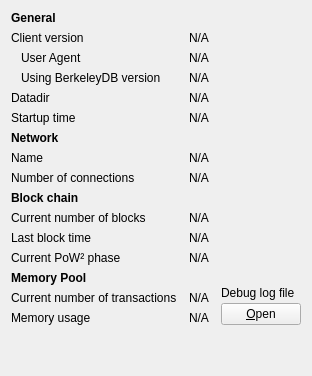
     <widget class="QWidget" name="tab_info">
      <attribute name="title">
       <string>&amp;Information</string>
      </attribute>
      <layout class="QGridLayout" name="gridLayout" columnstretch="0,1,0">
       <property name="horizontalSpacing">
        <number>12</number>
       </property>
       <item row="0" column="0">
        <widget class="QLabel" name="label_9">
         <property name="font">
          <font>
           <weight>75</weight>
           <bold>true</bold>
          </font>
         </property>
         <property name="text">
          <string>General</string>
         </property>
        </widget>
       </item>
       <item row="1" column="0">
        <widget class="QLabel" name="label_6">
         <property name="text">
          <string>Client version</string>
         </property>
        </widget>
       </item>
       <item row="1" column="1" colspan="2">
        <widget class="QLabel" name="clientVersion">
         <property name="cursor">
          <cursorShape>IBeamCursor</cursorShape>
         </property>
         <property name="text">
          <string>N/A</string>
         </property>
         <property name="textFormat">
          <enum>Qt::PlainText</enum>
         </property>
         <property name="textInteractionFlags">
          <set>Qt::LinksAccessibleByMouse|Qt::TextSelectableByKeyboard|Qt::TextSelectableByMouse</set>
         </property>
        </widget>
       </item>
       <item row="2" column="0">
        <widget class="QLabel" name="labelClientUserAgent">
         <property name="text">
          <string>User Agent</string>
         </property>
         <property name="indent">
          <number>10</number>
         </property>
        </widget>
       </item>
       <item row="2" column="1" colspan="2">
        <widget class="QLabel" name="clientUserAgent">
         <property name="cursor">
          <cursorShape>IBeamCursor</cursorShape>
         </property>
         <property name="text">
          <string>N/A</string>
         </property>
         <property name="textFormat">
          <enum>Qt::PlainText</enum>
         </property>
         <property name="textInteractionFlags">
          <set>Qt::LinksAccessibleByMouse|Qt::TextSelectableByKeyboard|Qt::TextSelectableByMouse</set>
         </property>
        </widget>
       </item>
       <item row="3" column="0">
        <widget class="QLabel" name="label_berkeleyDBVersion">
         <property name="text">
          <string>Using BerkeleyDB version</string>
         </property>
         <property name="indent">
          <number>10</number>
         </property>
        </widget>
       </item>
       <item row="3" column="1" colspan="2">
        <widget class="QLabel" name="berkeleyDBVersion">
         <property name="cursor">
          <cursorShape>IBeamCursor</cursorShape>
         </property>
         <property name="text">
          <string>N/A</string>
         </property>
         <property name="textFormat">
          <enum>Qt::PlainText</enum>
         </property>
         <property name="textInteractionFlags">
          <set>Qt::LinksAccessibleByMouse|Qt::TextSelectableByKeyboard|Qt::TextSelectableByMouse</set>
         </property>
        </widget>
       </item>
       <item row="4" column="0">
        <widget class="QLabel" name="label_12">
         <property name="text">
          <string>Datadir</string>
         </property>
        </widget>
       </item>
       <item row="4" column="1" colspan="2">
        <widget class="QLabel" name="dataDir">
         <property name="cursor">
          <cursorShape>IBeamCursor</cursorShape>
         </property>
         <property name="text">
          <string>N/A</string>
         </property>
         <property name="textFormat">
          <enum>Qt::PlainText</enum>
         </property>
         <property name="wordWrap">
          <bool>true</bool>
         </property>
         <property name="textInteractionFlags">
          <set>Qt::LinksAccessibleByMouse|Qt::TextSelectableByKeyboard|Qt::TextSelectableByMouse</set>
         </property>
        </widget>
       </item>
       <item row="5" column="0">
        <widget class="QLabel" name="label_13">
         <property name="text">
          <string>Startup time</string>
         </property>
        </widget>
       </item>
       <item row="5" column="1" colspan="2">
        <widget class="QLabel" name="startupTime">
         <property name="cursor">
          <cursorShape>IBeamCursor</cursorShape>
         </property>
         <property name="text">
          <string>N/A</string>
         </property>
         <property name="textFormat">
          <enum>Qt::PlainText</enum>
         </property>
         <property name="textInteractionFlags">
          <set>Qt::LinksAccessibleByMouse|Qt::TextSelectableByKeyboard|Qt::TextSelectableByMouse</set>
         </property>
        </widget>
       </item>
       <item row="6" column="0">
        <widget class="QLabel" name="labelNetwork">
         <property name="font">
          <font>
           <weight>75</weight>
           <bold>true</bold>
          </font>
         </property>
         <property name="text">
          <string>Network</string>
         </property>
        </widget>
       </item>
       <item row="7" column="0">
        <widget class="QLabel" name="label_8">
         <property name="text">
          <string>Name</string>
         </property>
        </widget>
       </item>
       <item row="7" column="1" colspan="2">
        <widget class="QLabel" name="networkName">
         <property name="cursor">
          <cursorShape>IBeamCursor</cursorShape>
         </property>
         <property name="text">
          <string>N/A</string>
         </property>
         <property name="textFormat">
          <enum>Qt::PlainText</enum>
         </property>
         <property name="textInteractionFlags">
          <set>Qt::LinksAccessibleByMouse|Qt::TextSelectableByKeyboard|Qt::TextSelectableByMouse</set>
         </property>
        </widget>
       </item>
       <item row="8" column="0">
        <widget class="QLabel" name="label_7">
         <property name="text">
          <string>Number of connections</string>
         </property>
        </widget>
       </item>
       <item row="8" column="1" colspan="2">
        <widget class="QLabel" name="numberOfConnections">
         <property name="cursor">
          <cursorShape>IBeamCursor</cursorShape>
         </property>
         <property name="text">
          <string>N/A</string>
         </property>
         <property name="textFormat">
          <enum>Qt::PlainText</enum>
         </property>
         <property name="textInteractionFlags">
          <set>Qt::LinksAccessibleByMouse|Qt::TextSelectableByKeyboard|Qt::TextSelectableByMouse</set>
         </property>
        </widget>
       </item>
       <item row="9" column="0">
        <widget class="QLabel" name="label_10">
         <property name="font">
          <font>
           <weight>75</weight>
           <bold>true</bold>
          </font>
         </property>
         <property name="text">
          <string>Block chain</string>
         </property>
        </widget>
       </item>
       <item row="10" column="0">
        <widget class="QLabel" name="label_3">
         <property name="text">
          <string>Current number of blocks</string>
         </property>
        </widget>
       </item>
       <item row="10" column="1" colspan="2">
        <widget class="QLabel" name="numberOfBlocks">
         <property name="cursor">
          <cursorShape>IBeamCursor</cursorShape>
         </property>
         <property name="text">
          <string>N/A</string>
         </property>
         <property name="textFormat">
          <enum>Qt::PlainText</enum>
         </property>
         <property name="textInteractionFlags">
          <set>Qt::LinksAccessibleByMouse|Qt::TextSelectableByKeyboard|Qt::TextSelectableByMouse</set>
         </property>
        </widget>
       </item>
       <item row="11" column="0">
        <widget class="QLabel" name="labelLastBlockTime">
         <property name="text">
          <string>Last block time</string>
         </property>
        </widget>
       </item>
       <item row="11" column="1" colspan="2">
        <widget class="QLabel" name="lastBlockTime">
         <property name="cursor">
          <cursorShape>IBeamCursor</cursorShape>
         </property>
         <property name="text">
          <string>N/A</string>
         </property>
         <property name="textFormat">
          <enum>Qt::PlainText</enum>
         </property>
         <property name="textInteractionFlags">
          <set>Qt::LinksAccessibleByMouse|Qt::TextSelectableByKeyboard|Qt::TextSelectableByMouse</set>
         </property>
        </widget>
       </item>
       <item row="13" column="0">
        <widget class="QLabel" name="labelMempoolTitle">
         <property name="font">
          <font>
           <weight>75</weight>
           <bold>true</bold>
          </font>
         </property>
         <property name="text">
          <string>Memory Pool</string>
         </property>
        </widget>
       </item>
       <item row="14" column="0">
        <widget class="QLabel" name="labelNumberOfTransactions">
         <property name="text">
          <string>Current number of transactions</string>
         </property>
        </widget>
       </item>
       <item row="14" column="1">
        <widget class="QLabel" name="mempoolNumberTxs">
         <property name="cursor">
          <cursorShape>IBeamCursor</cursorShape>
         </property>
         <property name="text">
          <string>N/A</string>
         </property>
         <property name="textFormat">
          <enum>Qt::PlainText</enum>
         </property>
         <property name="textInteractionFlags">
          <set>Qt::LinksAccessibleByMouse|Qt::TextSelectableByKeyboard|Qt::TextSelectableByMouse</set>
         </property>
        </widget>
       </item>
       <item row="15" column="0">
        <widget class="QLabel" name="labelMemoryUsage">
         <property name="text">
          <string>Memory usage</string>
         </property>
        </widget>
       </item>
       <item row="15" column="1">
        <widget class="QLabel" name="mempoolSize">
         <property name="cursor">
          <cursorShape>IBeamCursor</cursorShape>
         </property>
         <property name="text">
          <string>N/A</string>
         </property>
         <property name="textFormat">
          <enum>Qt::PlainText</enum>
         </property>
         <property name="textInteractionFlags">
          <set>Qt::LinksAccessibleByMouse|Qt::TextSelectableByKeyboard|Qt::TextSelectableByMouse</set>
         </property>
        </widget>
       </item>
       <item row="13" column="2" rowspan="3">
        <layout class="QVBoxLayout" name="verticalLayoutDebugButton">
         <property name="spacing">
          <number>3</number>
         </property>
         <item>
          <spacer name="verticalSpacer_2">
           <property name="orientation">
            <enum>Qt::Vertical</enum>
           </property>
           <property name="sizeHint" stdset="0">
            <size>
             <width>10</width>
             <height>5</height>
            </size>
           </property>
          </spacer>
         </item>
         <item>
          <widget class="QLabel" name="labelDebugLogfile">
           <property name="text">
            <string>Debug log file</string>
           </property>
          </widget>
         </item>
         <item>
          <widget class="QPushButton" name="openDebugLogfileButton">
           <property name="toolTip">
            <string>Open the %1 debug log file from the current data directory. This can take a few seconds for large log files.</string>
           </property>
           <property name="text">
            <string>&amp;Open</string>
           </property>
           <property name="autoDefault">
            <bool>false</bool>
           </property>
          </widget>
         </item>
        </layout>
       </item>
       <item row="16" column="0">
        <spacer name="verticalSpacer">
         <property name="orientation">
          <enum>Qt::Vertical</enum>
         </property>
         <property name="sizeHint" stdset="0">
          <size>
           <width>20</width>
           <height>40</height>
          </size>
         </property>
        </spacer>
       </item>
       <item row="12" column="0">
        <widget class="QLabel" name="pow2phaselabel">
         <property name="text">
          <string>Current PoW² phase</string>
         </property>
        </widget>
       </item>
       <item row="12" column="1">
        <widget class="QLabel" name="pow2phasevalue">
         <property name="text">
          <string>N/A</string>
         </property>
        </widget>
       </item>
      </layout>
     </widget>
